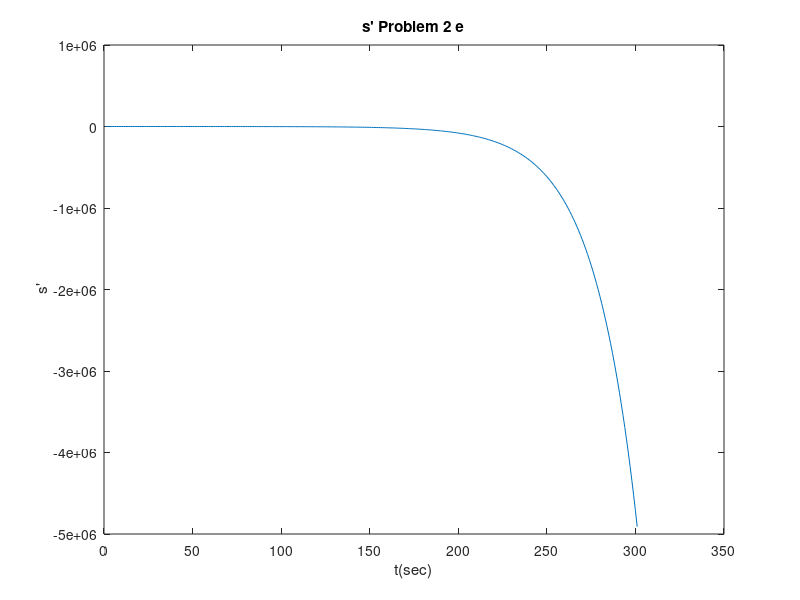
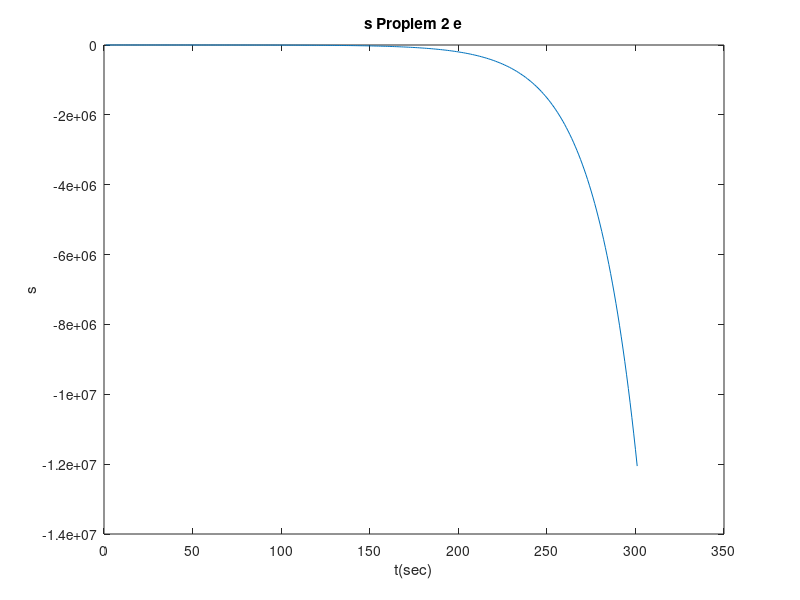

The MATLAB script that drew these images, in order:
function problem2d()
  
  
  #Data#
  AM = 4835;
  Kps=5;
  Kds=15+(AM/1000);  
  t = 0:0.1:30;
  Sdes=AM/200;
  
  s(1)=0;
  s1(1)=0;
  s2(1)=0;
  Bs = 3 + (AM/5000);
  m=9;
  delta =((Kds+Bs)/m)^2-4*(Kps/m);
  r1 = ((-Kps/m)+sqrt(delta))/2;
  r2 = ((-Kps/m)-sqrt(delta))/2;
  
  
  # Begin  #
  s = Sdes + (-Sdes/(((r1/r2)+1)))*exp(t*(r1/2)) + (-Sdes/((r1/r2)+1))*exp(t*(r2/2));  
  s1 = Sdes + (r1/2)*(-Sdes/(((r1/r2)+1)))*exp(t*(r1/2)) + (r2/2)*(-Sdes/((r1/r2)+1))*exp(t*(r2/2));
  
  
  # Subplot #
  
  figure(1)
  plot(s1)
  title("s' Problem 2 e")
  ylabel(" s'")
  xlabel("t(sec)")
 
  

  figure(2)
  plot(s)
  title("s Proplem 2 e")
  ylabel(" s ")
  xlabel("t(sec)")

  
  
  
  
  
  
  
  
  endfunction